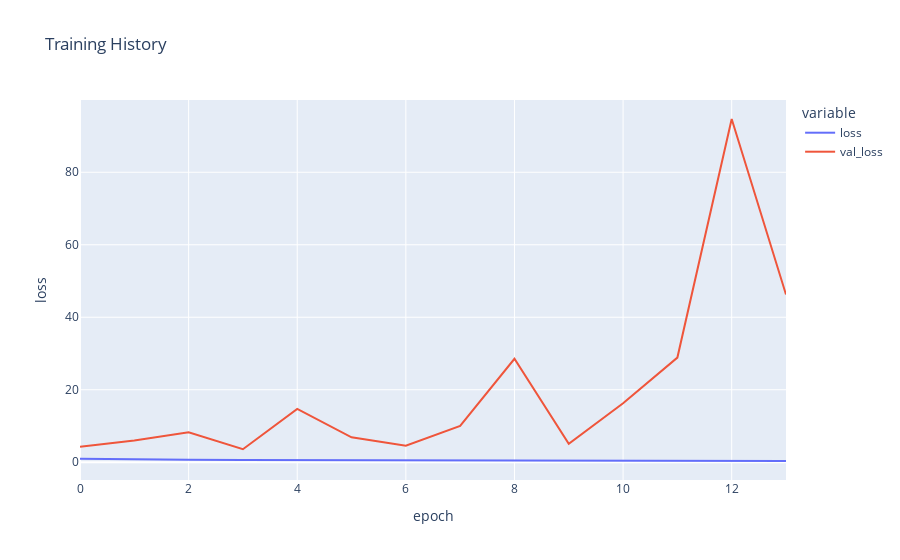

Notebook cell for this chart:
### Code cell
fx = px.line(
    history_gender.history, y=["loss", "val_loss"],
    labels = {'index':'epoch', 'value':'loss'},
    title = 'Training History')

fig.show()

### Figure 1 — Plotly figure (JSON) as saved in the notebook; plotly's stock layout.template omitted (floating-point values rounded to 4 significant figures)
{"data": [{"hovertemplate": "variable=loss<br>epoch=%{x}<br>loss=%{y}<extra></extra>", "legendgroup": "loss", "line": {"color": "#636efa", "dash": "solid"}, "marker": {"symbol": "circle"}, "mode": "lines", "name": "loss", "orientation": "v", "showlegend": true, "x": [0, 1, 2, 3, 4, 5, 6, 7, 8, 9, 10, 11, 12, 13], "xaxis": "x", "y": [0.9615, 0.7128, 0.6488, 0.5999, 0.5751, 0.5493, 0.5182, 0.4926, 0.4693, 0.4457, 0.4137, 0.3774, 0.3626, 0.3355], "yaxis": "y", "type": "scatter"}, {"hovertemplate": "variable=val_loss<br>epoch=%{x}<br>loss=%{y}<extra></extra>", "legendgroup": "val_loss", "line": {"color": "#EF553B", "dash": "solid"}, "marker": {"symbol": "circle"}, "mode": "lines", "name": "val_loss", "orientation": "v", "showlegend": true, "x": [0, 1, 2, 3, 4, 5, 6, 7, 8, 9, 10, 11, 12, 13], "xaxis": "x", "y": [4.235, 5.973, 8.277, 3.586, 14.71, 6.879, 4.567, 9.993, 28.55, 5.08, 16.29, 28.87, 94.7, 46.26], "yaxis": "y", "type": "scatter"}], "layout": {"xaxis": {"anchor": "y", "domain": [0, 1], "title": {"text": "epoch"}, "type": "linear", "range": [0, 13], "autorange": true}, "yaxis": {"anchor": "x", "domain": [0, 1], "title": {"text": "loss"}, "type": "linear", "range": [-4.907, 99.94], "autorange": true}, "legend": {"title": {"text": "variable"}, "tracegroupgap": 0}, "title": {"text": "Training History"}, "autosize": true}}
